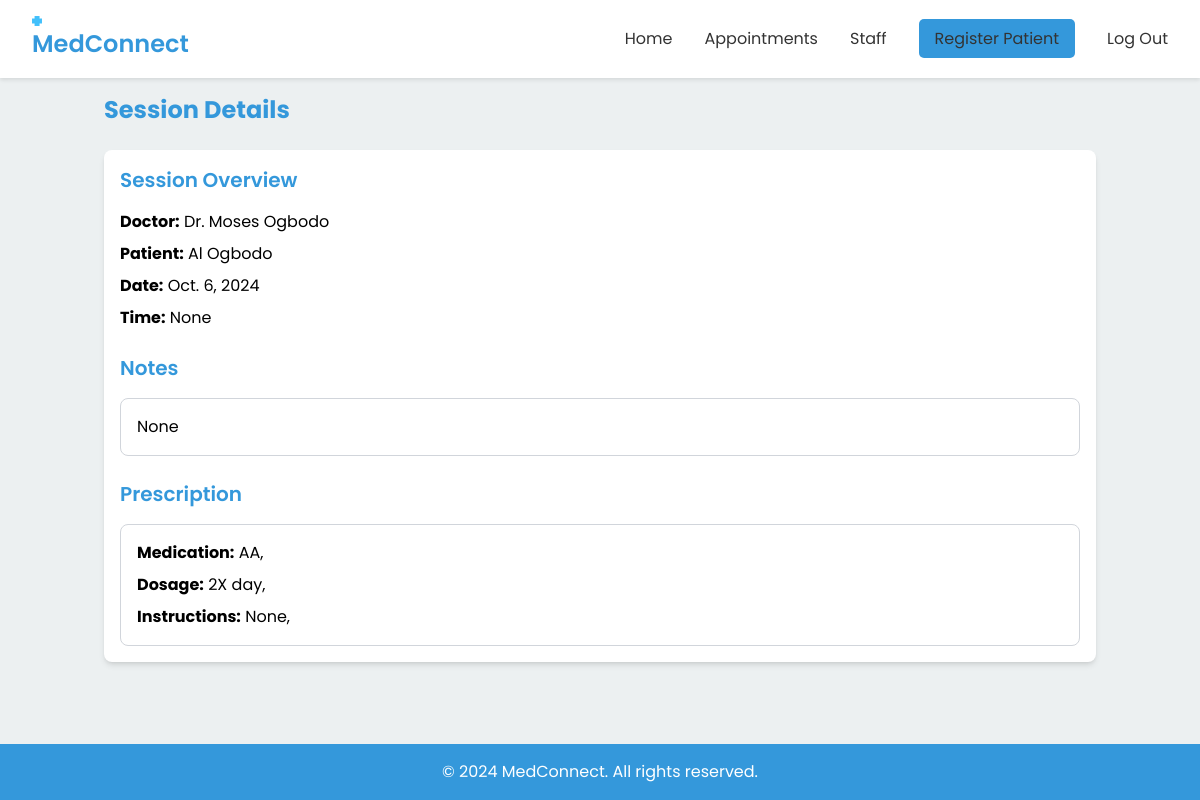
The page /session_individual_view/8/ (signed in) on the database its author committed.
### medconnect_core/models.py (models this page shows)
class session(models.Model):
    doctor = models.ForeignKey(PatientProfile,limit_choices_to={'is_staff':True}, on_delete=models.CASCADE,null=True)
    patient = models.ForeignKey(PatientProfile,related_name="patient",limit_choices_to={'is_staff':False}, on_delete=models.CASCADE, null=True, blank=True)
    notes=models.TextField(null=True)
    medication = models.TextField()
    dosage = models.CharField(max_length=100)
    instructions = models.TextField()
    date=date=models.DateField(default=datetime.datetime.today)
    time=models.ForeignKey(Time_Slot, on_delete=models.CASCADE,null=True)
    def __str__(self):
        return f"Prescription for {self.patient.user}"

class PatientProfile(models.Model):
    user = models.OneToOneField(User, on_delete=models.CASCADE,null=True)
    date_of_birth = models.DateField(blank=True, null=True)
    gender = models.CharField(max_length=10, choices=[('Male', 'Male'), ('Female', 'Female')], blank=True, null=True)
    blood_type = models.CharField(max_length=2, choices=[('AA', 'AA'), ('AS', 'AS'), ('SS', 'SS')], blank=True, null=True)
    phone_number = models.CharField(max_length=15, blank=True, null=True)
    address = models.TextField(blank=True, null=True)
    emergency_contact_name = models.CharField(max_length=100, blank=True, null=True)
    emergency_contact_number = models.CharField(max_length=15, blank=True, null=True)
    allergies = models.CharField(max_length=255, blank=True, null=True)
    medical_history = models.TextField(blank=True, null=True)
    current_medications = models.TextField(blank=True, null=True)
    insurance_provider = models.CharField(max_length=100, blank=True, null=True)
    insurance_policy_number = models.CharField(max_length=100, blank=True, null=True)
    additional_information = models.TextField(blank=True, null=True)
    next_of_kin = models.CharField(max_length=100, blank=True, null=True)
    marital_status = models.CharField(max_length=10, choices=[('Single', 'Single'), ('Married', 'Married'), ('Divorced', 'Divorced')], blank=True, null=True)
    occupation = models.CharField(max_length=100, blank=True, null=True)
    smoking_status = models.CharField(max_length=100, blank=True, null=True)
    alcohol_consumption = models.CharField(max_length=100, blank=True, null=True)
    is_staff=models.BooleanField(null=True,default=False)
    status= models.CharField(null=True, max_length=100,choices=[
        ('Patient', "Patient")  ,
          ('Doctor', "Doctor"),
          ('Admin', "Admin"),
        ('Nurse', "Nurse")
    ],default="Nurse", blank=True)
    def __str__(self):
        return f"{self.user.first_name} {self.user.last_name}"

### medconnect_core/views.py (the view)
# urls.py: path("session_individual_view/<int:id>/", session_individual_view, name="session_individual_view"),
def session_individual_view (request,id):
    if request.user.is_authenticated:
        individual_session = session.objects.get(id=id)
        print(individual_session)
        return render(request, "core/session_individualview.html", {"session":individual_session})
    else:
        messages.success(request, "Please login first")
        return redirect("staff_login")

### medconnect_core/templates/core/session_individualview.html (shortened to what this page needs)
<!DOCTYPE html>
<html lang="en">
<head>
    <script src="https://cdn.tailwindcss.com"></script>
</head>
<body class="bg-background min-h-screen flex flex-col">
    {% include "core/nav.html" %}
    <main class="flex-grow container mx-auto p-4">
        <h2 class="text-2xl font-bold text-secondary mb-6">Session Details</h2>
        <div class="bg-white rounded-lg shadow-md p-4">
            <h3 class="text-xl font-semibold text-secondary mb-4">Session Overview</h3>
            <p class="mb-2"><strong>Doctor:</strong> Dr. {{session.doctor}}</p>
            <p class="mb-2"><strong>Patient:</strong> {{session.patient}}</p>
            <p class="mb-2"><strong>Date:</strong> {{session.date}}</p>
            <p class="mb-2"><strong>Time:</strong> {{session.time}}</p>
            <h3 class="text-xl font-semibold text-secondary mt-6 mb-4">Notes</h3>
            <p class="border border-gray-300 p-4 rounded-lg">
                {{session.notes}}
            </p>
            <h3 class="text-xl font-semibold text-secondary mt-6 mb-4">Prescription</h3>
            <div class="border border-gray-300 p-4 rounded-lg">
                <p class="mb-2"><strong>Medication:</strong> {{session.medication}},</p>
                <p class="mb-2"><strong>Dosage:</strong> {{session.dosage}},</p>
                <p><strong>Instructions:</strong> {{session.instructions}},</p>
            </div>
        </div>
    </main>
    <footer class="bg-secondary text-white p-4 mt-4">
        <div class="container mx-auto text-center">
            <p>&copy; 2024 MedConnect. All rights reserved.</p>
        </div>
    </footer>
</body>
</html>

### medconnect_core/templates/core/nav.html (style rules this page uses)
* { margin: 0; padding: 0; box-sizing: border-box; }
body { font-family: 'Poppins', sans-serif; background-color: #f0f4f8; }

### rows shown on the page
session: doctor "Moses Ogbodo", patient "Al Ogbodo", date "Oct. 6, 2024", time "None", notes "None", medication "AA", dosage "2X day", instructions "None"
